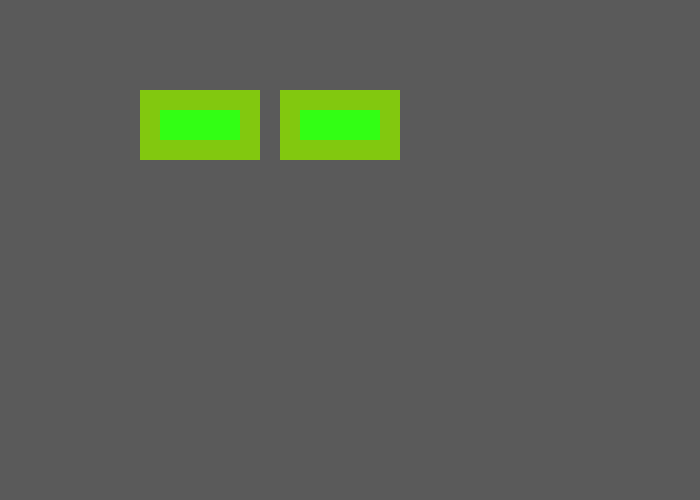
Frame 1 (no input)
Frame 60 (no input): identical to frame 1, image omitted
Frame 120 (the mouse pressed at the canvas centre since frame 60): identical to frame 1, image omitted

The p5.js sketch that drew this single still picture (run headless with seeded random() and noise() and a simulated clock; from frame 60 on, the mouse is pressed at the canvas centre):

// p5.js sketch
// ── sketch.js
function setup()
{
  createCanvas(700,500);

}

function draw()
{
	background(90,90,90)

	// change the paint brush to a specific color according to RGB values
	// this color applies only to the inside color of a shape
	fill(100,25,255);

	// change the paint brush to a specific color according to RGB values
	// this color applies only to the outside color of a shape
	stroke(30,100,15);

	// modifies the thickness of the border of an object
	strokeWeight(3);


	fill(50,255,20);
	stroke(130,200,15);
	strokeWeight(20);

	rect(290,100,100,50);
	rect(150,100,100,50);

}
